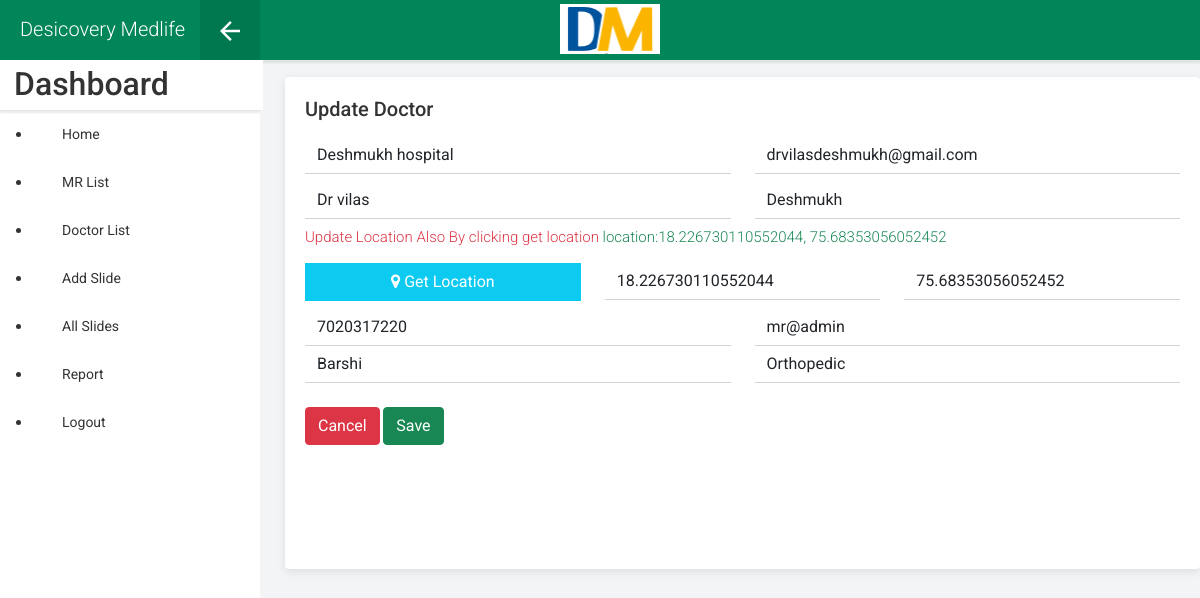
The app's page /update_dr/6 (signed in) with its own data.
### app1/models.py (models this page shows, shortened)
class dr_user(models.Model):
    first_name = models.CharField(max_length=255, default="")
    last_name = models.CharField(max_length=255, default="")
    hospital_name = models.CharField(max_length=255, default="")
    mobile = models.BigIntegerField()
    email = models.CharField(max_length=255 , default="" ,unique=True)
    dob= models.DateField()
    category = models.CharField(max_length=255, default="")
    latitude = models.FloatField(default=0)
    longitude = models.FloatField(default=0)
    profile_pic = models.ImageField(upload_to="profiles" , null=True,  blank=True)
    city = models.CharField(max_length=255)
    mr_username = models.CharField(max_length=255, default="")

### app1/views.py (the view, shortened to what this page needs)
# urls.py: path('update_dr/<int:id>', views.update_dr, name="update_dr"),
@login_required(login_url='/login')
def update_dr(request,id):
    up = dr_user.objects.get(id=id)
    data ={
        'up':up,
    }
    return render(request, 'dash/updatedr.html', data)

### template/dash/updatedr.html (shortened to what this page needs)
{% extends "base.html" %} {% block title %} {% endblock title %} {% block main %} {% load static %}
<div id="conteudo">
  <div class="conteudo-inner">
      <div class="conteudo-wrapper">
          <div class="conteudo-box">
              <div class="conteudo-boxInner">
                <h5>Update Doctor</h5>
                <div class="form my-3">
                  <form action="/update_dr/{{up.id}}" enctype="multipart/form-data" method="POST">
                    <div class="row">
                      <div class="col">
                        <input required type="text" class="form-control" placeholder="Hospital Name" name="hospital_name" value="{{up.hospital_name}}">
                      </div>
                      <div class="col">
                        <input required type="email" class="form-control" placeholder="email" name="email" value="{{up.email}}">
                      </div>
                    </div>
                    <div class="row my-2">
                      <div class="col">
                        <input required type="text" class="form-control" placeholder="First Name" name="fname" value="{{up.first_name}}">
                      </div>
                      <div class="col">
                        <input  required type="text" class="form-control" placeholder="Last Name" name="lname" value="{{up.last_name}}">
                      </div>
                    </div>
                      <p class="text-danger">Update Location Also By clicking get location <span class="text-success"> location:{{up.latitude}}, {{up.longitude}}</span></p>
                    <div class="row my-2">
                      <div class="col text-center ">
                        <button type="button" data-bs-toggle="modal" data-bs-target="#exampleModal" class="btn btn-info text-white w-100 rounded-0"><span class="fa fa-map-marker"> </span> Get Location</button>
                      </div>
                      <div class="col">
                        <input required type="text" class="form-control" placeholder="lattitude" name="lat" id="lat" value="{{up.latitude}}">
                      </div>
                      <div class="col">
                        <input required type="text"  class="form-control" placeholder="longitide" name="long" id="lng" value="{{up.longitude}}">
                      </div>
                    </div>
                    <div class="row">
                      <div class="col">
                        <input required type="number" class="form-control" placeholder="Mobile" name="mobile" value="{{up.mobile}}">
                      </div>
                      <div class="col">
                        <input  required type="text" class="form-control  " placeholder="Mr User Name" name="user_name" value="{{up.mr_username}}">
                      </div>
                    </div>
                    <div class="row">
                        <div class="col">
                          <input required type="text" class="form-control" placeholder="City" name="city" value="{{up.city}}">
                        </div>
                        <div class="col">
                          <input required type="text" class="form-control" placeholder="Category" name="category" value="{{up.category}}">
                        </div>
                      </div>
                    <a href="/dr_list">
                    <button type="button" class="btn btn-danger my-2">Cancel</button>
                    </a>
                    <button type="submit" class="btn btn-success my-2">Save</button>
                  </form>
                </div>
                </div>
        </div>
</div>
{% endblock %}

### static/css/main.css (style rules this page uses)
a { text-decoration: none; color: black; }
.form-control { border-radius: 0px; border-top: 0px; border-right: 0px; border-left: 0px; }

### static/css/dashboard.css (style rules this page uses)
body { background: #f3f4f5; font-family: 'Roboto', sans-serif; font-size: 15px; line-height: 20px; color: #333333; font-weight: 300; }
a { text-decoration: none; }
button, input[type="submit"] { background: none; border: none; -webkit-appearance: none; -moz-appearance: none; appearance: none; border-radius: 0; -webkit-border-radius: 0; -moz-border-radius: 0; }
#conteudo { width: 100%; position: relative; }
#conteudo .conteudo-inner { padding: 110px 0 0 260px; }
#conteudo .conteudo-wrapper { padding-top: 0px; padding-left: 25px; margin-top: -33px; }
#conteudo .conteudo-box { background-color: #ffffff; border-bottom: 1px solid #e4e5e6; -webkit-box-shadow: 0px 2px 8px 0px rgba(50, 50, 50, 0.1); -moz-box-shadow: 0px 2px 8px 0px rgba(50, 50, 50, 0.1); box-shadow: 0px 2px 8px 0px rgba(50, 50, 50, 0.1); border-radius: 4px; -webkit-border-radius: 4px; -moz-border-radius: 4px; }
#conteudo .conteudo-boxInner { padding: 20px 20px 100px 20px; }

### records on screen
dr_user: hospital_name "Deshmukh hospital", email "drvilasdeshmukh@gmail.com", fname "Dr vilas", lname "Deshmukh", latitude "18.226730110552044", longitude "75.68353056052452", lat "18.226730110552044", long "75.68353056052452", mobile "7020317220", user_name "mr@admin", city "Barshi", category "Orthopedic"
